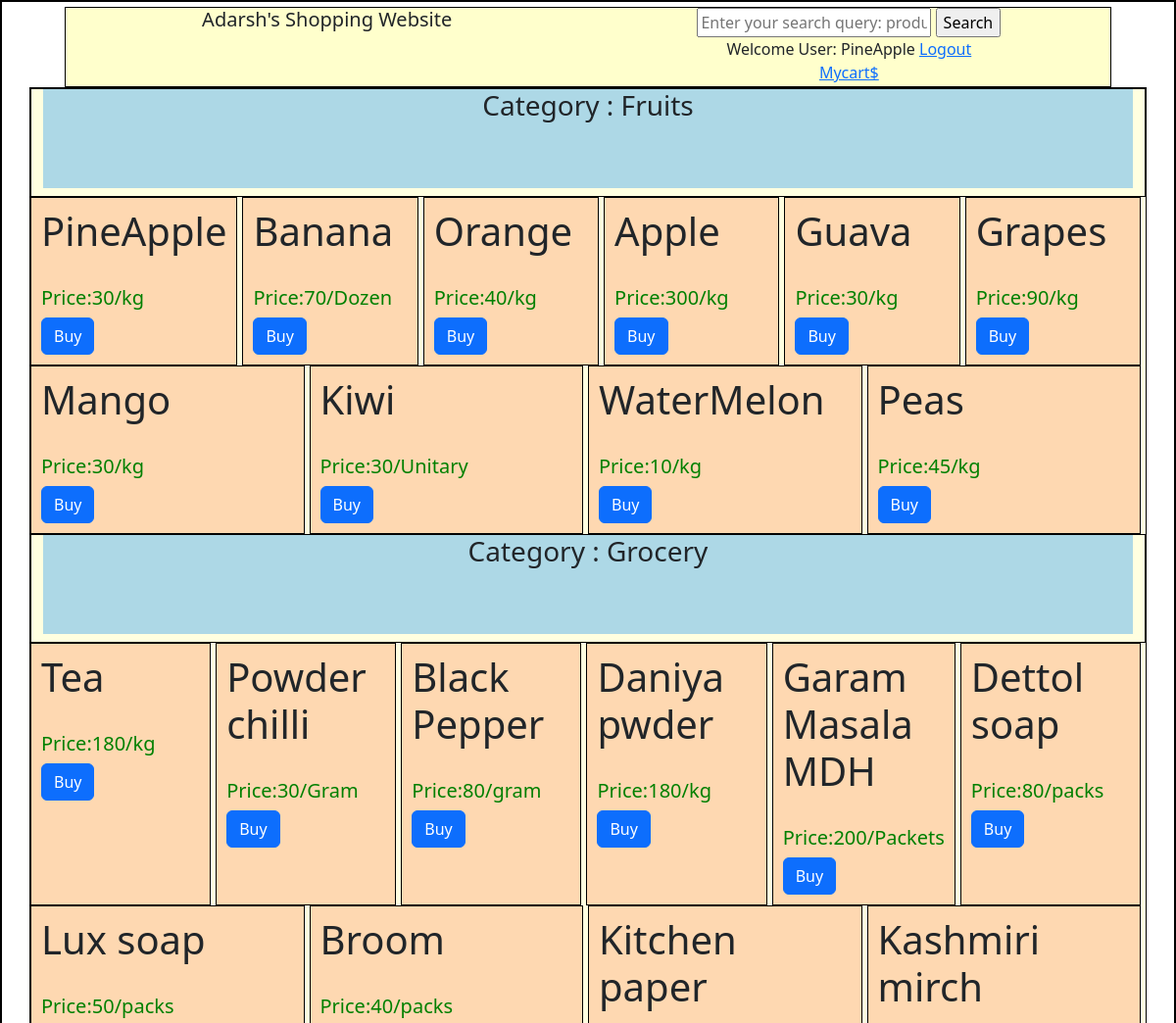
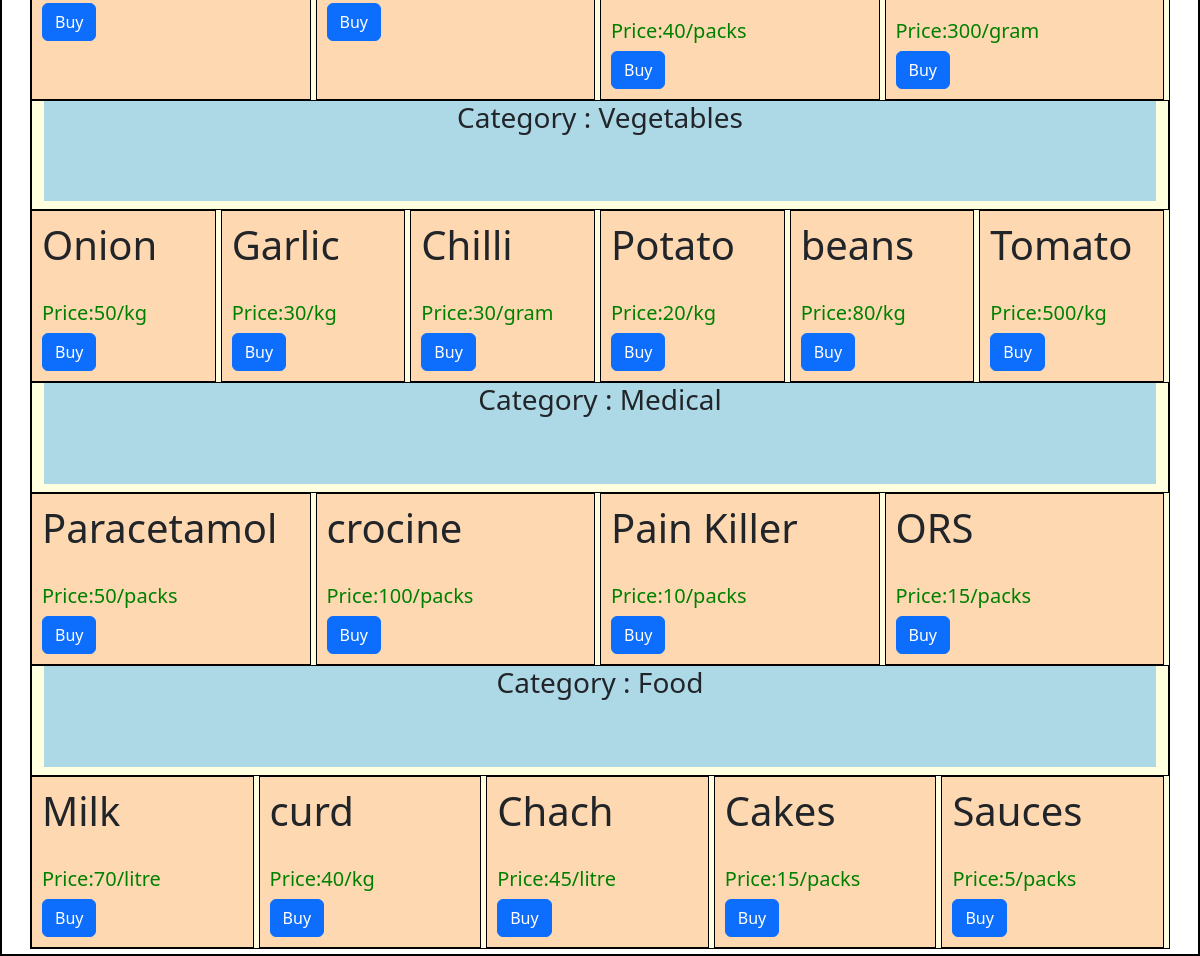
Page /product?uid=PineApple on the committed database (2 pictures, top to bottom).
### application/models.py (models this page shows)
class products(db.Model):
  __tablename__="product"
  product_name=db.Column(db.String, primary_key=True, unique=True)
  category=db.Column(db.String)
  unit=db.Column(db.String)
  rate_per_unit=db.Column(db.Integer )
  quantity=db.Column(db.Integer )

### application/controllers.py (the view)
@app.route("/product", methods=["GET", "POST"])
def product():
  data=products.query.all()
  uid=request.args["uid"]
  cat=db.session.query(products.category).distinct().all()
  return render_template("product.html",data1=data, cat=cat,uid=uid)

### templates/product.html (shortened to what this page needs)
<!DOCTYPE HTML>
<html>
 <head>
   <link href="https://cdn.jsdelivr.net/npm/bootstrap@5.3.0-alpha3/dist/css/bootstrap.min.css" rel="stylesheet">
  </head>
 <body style="border: 2px solid Black;padding: 5px;">
<div class="container" style="border: 1px solid black;text-align:center; height:100%; width:90%">
 <div class="row" style="height:80px;">
   <div class="header" style=" width:50%; float:left;text-align:center;background-color:#FFFFCC">
       <h5> Adarsh's  Shopping Website </h5>
   </div>
   <div class="header topnav" style="background-color:#FFFFCC; width:50%; float:left;text-align:center;">
        <div style="width:100%">
        <form method="POST" action="/search?uid={{uid}}">
             <input type="text" name="query" placeholder="Enter your search query: product name">
        <input type="submit" value="Search">
    </form>
        Welcome User: {{uid}}
        <a href="/"> Logout </a> <br>
        <a href=/mycart?uid={{uid}}> Mycart$ </a>
        </div>
   </div>
 </div>
</div>
<div class="container" style="border: 1px solid black;background-color:#FFFFE0" >
 <div class="row" id="top" >
   {% for cat in cat %}
   <div style="border: 1px solid black;text-align:center">
      <h3 style="background-color:#ADD8E6"> Category : {{cat.category}}<br> <br><br></h3>
    </div>
     {% for i in data1 %}
     {% if cat.category==i.category %}
      <div class="col"  id="bottom" style="border: 1px solid black;background-color:#FED8B1 ;padding: 10px; margin-right:5px">
           <div>
              <h1>{{i["product_name"]}}</h1>
              <br>
              <h5 style="color:green">Price:{{i["rate_per_unit"]}}/{{i["unit"]}}</h5>
           </div>
        <div>
           <div class="input-group flex-nowrap" style="display:flex">
           <form action=/user_order?uid={{uid}}&pname={{i.product_name}}&category={{i.category}} method="POST">
               <button type="submit" class="btn btn-primary"> Buy </button>
           </form>
           </div>
        </div>
      </div>
      {% endif %}
    {% endfor %}
   {% endfor %}
 </div>
</div>
 </body>
</html>

### rows in the picture
products: product_name "PineApple", rate_per_unit "30", unit "kg"
products: product_name "Banana", rate_per_unit "70", unit "Dozen"
products: product_name "Orange", rate_per_unit "40", unit "kg"
products: product_name "Apple", rate_per_unit "300", unit "kg"
products: product_name "Guava", rate_per_unit "30", unit "kg"
products: product_name "Grapes", rate_per_unit "90", unit "kg"
products: product_name "Mango", rate_per_unit "30", unit "kg"
products: product_name "Kiwi", rate_per_unit "30", unit "Unitary"
products: product_name "WaterMelon", rate_per_unit "10", unit "kg"
products: product_name "Peas", rate_per_unit "45", unit "kg"
products: product_name "Tea", rate_per_unit "180", unit "kg"
products: product_name "Powder chilli", rate_per_unit "30", unit "Gram"
products: product_name "Black Pepper", rate_per_unit "80", unit "gram"
products: product_name "Daniya pwder", rate_per_unit "180", unit "kg"
products: product_name "Garam Masala MDH", rate_per_unit "200", unit "Packets"
products: product_name "Dettol soap", rate_per_unit "80", unit "packs"
products: product_name "Lux soap", rate_per_unit "50", unit "packs"
products: product_name "Broom", rate_per_unit "40", unit "packs"
products: product_name "Kitchen paper", rate_per_unit "40", unit "packs"
products: product_name "Kashmiri mirch", rate_per_unit "300", unit "gram"
products: product_name "Onion", rate_per_unit "50", unit "kg"
products: product_name "Garlic", rate_per_unit "30", unit "kg"
products: product_name "Chilli", rate_per_unit "30", unit "gram"
products: product_name "Potato", rate_per_unit "20", unit "kg"
products: product_name "beans", rate_per_unit "80", unit "kg"
products: product_name "Tomato", rate_per_unit "500", unit "kg"
products: product_name "Paracetamol", rate_per_unit "50", unit "packs"
products: product_name "crocine", rate_per_unit "100", unit "packs"
products: product_name "Pain Killer", rate_per_unit "10", unit "packs"
products: product_name "ORS", rate_per_unit "15", unit "packs"
products: product_name "Milk", rate_per_unit "70", unit "litre"
products: product_name "curd", rate_per_unit "40", unit "kg"
products: product_name "Chach", rate_per_unit "45", unit "litre"
products: product_name "Cakes", rate_per_unit "15", unit "packs"
products: product_name "Sauces", rate_per_unit "5", unit "packs"

### other values in the picture
{{ cat.category }} "Fruits" "Grocery" "Vegetables" "Medical" "Food"
